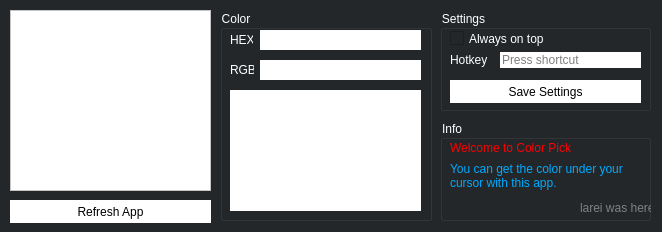
<?xml version="1.0" encoding="UTF-8"?>
<ui version="4.0">
 <class>Form</class>
 <widget class="QWidget" name="Form">
  <property name="geometry">
   <rect>
    <x>0</x>
    <y>0</y>
    <width>662</width>
    <height>232</height>
   </rect>
  </property>
  <property name="windowTitle">
   <string>Form</string>
  </property>
  <property name="styleSheet">
   <string notr="true">QFrame {
	background-color: #fff;
}
* {
	background-color: #23272A
}
QLabel {
	color: white
}
QPushButton {
	border: none;
	background-color: white
}
QGroupBox {
	color: white;
}
QLineEdit {
	border: none;
	background-color: white;
}
QCheckBox {
	color: white;
}
QListWidget {
	border: none
}</string>
  </property>
  <widget class="QFrame" name="frame">
   <property name="geometry">
    <rect>
     <x>10</x>
     <y>10</y>
     <width>201</width>
     <height>181</height>
    </rect>
   </property>
   <property name="styleSheet">
    <string notr="true"/>
   </property>
   <property name="frameShape">
    <enum>QFrame::StyledPanel</enum>
   </property>
   <property name="frameShadow">
    <enum>QFrame::Raised</enum>
   </property>
  </widget>
  <widget class="QGroupBox" name="groupBox">
   <property name="geometry">
    <rect>
     <x>220</x>
     <y>10</y>
     <width>212</width>
     <height>211</height>
    </rect>
   </property>
   <property name="title">
    <string>Color</string>
   </property>
   <widget class="QListWidget" name="liste">
    <property name="geometry">
     <rect>
      <x>10</x>
      <y>80</y>
      <width>191</width>
      <height>121</height>
     </rect>
    </property>
    <property name="styleSheet">
     <string notr="true">* {
	border-radius: 0;
	background-color: #fff
}</string>
    </property>
   </widget>
   <widget class="QLabel" name="label_2">
    <property name="geometry">
     <rect>
      <x>10</x>
      <y>20</y>
      <width>23</width>
      <height>20</height>
     </rect>
    </property>
    <property name="styleSheet">
     <string notr="true">* {
	background-color: none;
	border-radius: none
}</string>
    </property>
    <property name="text">
     <string>HEX:</string>
    </property>
   </widget>
   <widget class="QLineEdit" name="hex">
    <property name="geometry">
     <rect>
      <x>40</x>
      <y>20</y>
      <width>161</width>
      <height>20</height>
     </rect>
    </property>
    <property name="readOnly">
     <bool>true</bool>
    </property>
   </widget>
   <widget class="QLabel" name="label">
    <property name="geometry">
     <rect>
      <x>10</x>
      <y>50</y>
      <width>24</width>
      <height>20</height>
     </rect>
    </property>
    <property name="styleSheet">
     <string notr="true">* {
	background-color: none;
	border-radius: none
}</string>
    </property>
    <property name="text">
     <string>RGB:</string>
    </property>
   </widget>
   <widget class="QLineEdit" name="rgb">
    <property name="geometry">
     <rect>
      <x>40</x>
      <y>50</y>
      <width>161</width>
      <height>20</height>
     </rect>
    </property>
    <property name="readOnly">
     <bool>true</bool>
    </property>
   </widget>
  </widget>
  <widget class="QGroupBox" name="groupBox_2">
   <property name="geometry">
    <rect>
     <x>440</x>
     <y>10</y>
     <width>211</width>
     <height>101</height>
    </rect>
   </property>
   <property name="title">
    <string>Settings</string>
   </property>
   <widget class="QCheckBox" name="alwa">
    <property name="geometry">
     <rect>
      <x>10</x>
      <y>20</y>
      <width>191</width>
      <height>17</height>
     </rect>
    </property>
    <property name="text">
     <string>Always on top</string>
    </property>
   </widget>
   <widget class="QLabel" name="label_3">
    <property name="geometry">
     <rect>
      <x>10</x>
      <y>40</y>
      <width>38</width>
      <height>20</height>
     </rect>
    </property>
    <property name="styleSheet">
     <string notr="true">* {
	background-color: none;
	border-radius: none
}</string>
    </property>
    <property name="text">
     <string>Hotkey:</string>
    </property>
   </widget>
   <widget class="QKeySequenceEdit" name="hotkey">
    <property name="geometry">
     <rect>
      <x>60</x>
      <y>40</y>
      <width>141</width>
      <height>20</height>
     </rect>
    </property>
   </widget>
   <widget class="QPushButton" name="savebut">
    <property name="geometry">
     <rect>
      <x>10</x>
      <y>70</y>
      <width>191</width>
      <height>23</height>
     </rect>
    </property>
    <property name="text">
     <string>Save Settings</string>
    </property>
   </widget>
  </widget>
  <widget class="QGroupBox" name="groupBox_3">
   <property name="geometry">
    <rect>
     <x>440</x>
     <y>120</y>
     <width>211</width>
     <height>101</height>
    </rect>
   </property>
   <property name="title">
    <string>Info</string>
   </property>
   <widget class="QLabel" name="label_5">
    <property name="geometry">
     <rect>
      <x>10</x>
      <y>20</y>
      <width>121</width>
      <height>16</height>
     </rect>
    </property>
    <property name="styleSheet">
     <string notr="true">* {
	background-color: none;
	border-radius: none;
	color: red;
}</string>
    </property>
    <property name="text">
     <string>Welcome to Color Picker!</string>
    </property>
   </widget>
   <widget class="QLabel" name="label_6">
    <property name="geometry">
     <rect>
      <x>10</x>
      <y>40</y>
      <width>201</width>
      <height>31</height>
     </rect>
    </property>
    <property name="styleSheet">
     <string notr="true">* {
	background-color: none;
	border-radius: none;
	color: rgb(0, 170, 255);
}</string>
    </property>
    <property name="text">
     <string>You can get the color under your
cursor with this app.</string>
    </property>
   </widget>
   <widget class="QLabel" name="label_7">
    <property name="geometry">
     <rect>
      <x>140</x>
      <y>80</y>
      <width>71</width>
      <height>16</height>
     </rect>
    </property>
    <property name="styleSheet">
     <string notr="true">* {
	background-color: none;
	border-radius: none;
	color: gray
}</string>
    </property>
    <property name="text">
     <string>larei was here.</string>
    </property>
   </widget>
  </widget>
  <widget class="QPushButton" name="refreshbut">
   <property name="geometry">
    <rect>
     <x>10</x>
     <y>200</y>
     <width>201</width>
     <height>23</height>
    </rect>
   </property>
   <property name="text">
    <string>Refresh App</string>
   </property>
  </widget>
 </widget>
 <resources/>
 <connections/>
</ui>
